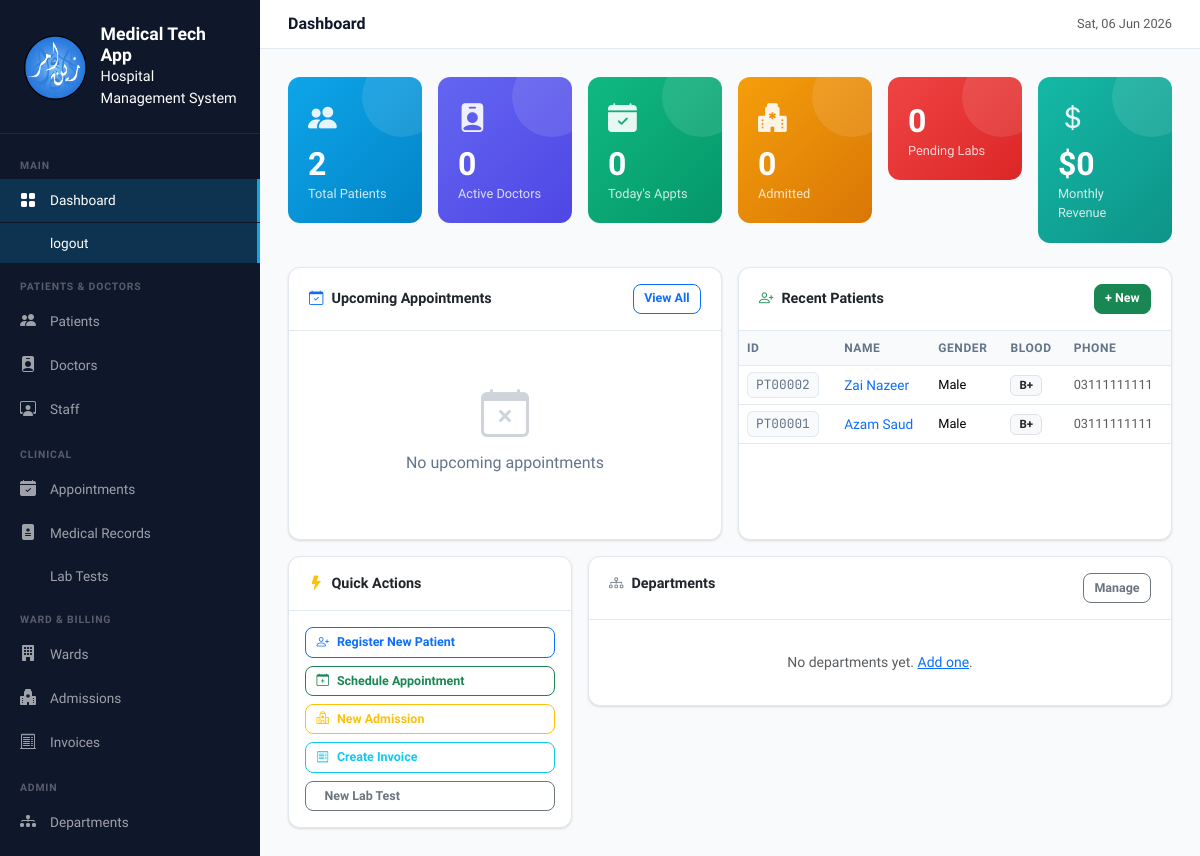
The app's page / (signed in) with its own data.
### hospital/models.py (models this page shows, shortened)
class Patient(models.Model):
    BLOOD_GROUP_CHOICES = [
        ('A+', 'A+'), ('A-', 'A-'), ('B+', 'B+'), ('B-', 'B-'),
        ('AB+', 'AB+'), ('AB-', 'AB-'), ('O+', 'O+'), ('O-', 'O-'),
    ]
    GENDER_CHOICES = [('Male', 'Male'), ('Female', 'Female'), ('Other', 'Other')]
    MARITAL_CHOICES = [('Single', 'Single'), ('Married', 'Married'), ('Divorced', 'Divorced'), ('Widowed', 'Widowed')]
    patient_id = models.CharField(max_length=20, unique=True, blank=True)
    first_name = models.CharField(max_length=100)
    last_name = models.CharField(max_length=100)
    email = models.EmailField(blank=True)
    phone = models.CharField(max_length=20)
    date_of_birth = models.DateField()
    gender = models.CharField(max_length=10, choices=GENDER_CHOICES)
    blood_group = models.CharField(max_length=5, choices=BLOOD_GROUP_CHOICES, blank=True)
    marital_status = models.CharField(max_length=20, choices=MARITAL_CHOICES, blank=True)
    address = models.TextField(blank=True)
    city = models.CharField(max_length=100, blank=True)
    emergency_contact_name = models.CharField(max_length=100, blank=True)
    emergency_contact_phone = models.CharField(max_length=20, blank=True)
    emergency_contact_relation = models.CharField(max_length=50, blank=True)
    allergies = models.TextField(blank=True)
    medical_history = models.TextField(blank=True)
    insurance_provider = models.CharField(max_length=100, blank=True)
    insurance_number = models.CharField(max_length=50, blank=True)
    registered_date = models.DateTimeField(auto_now_add=True)
    is_active = models.BooleanField(default=True)
    @property
    def full_name(self):
        return f"{self.first_name} {self.last_name}"
    class Meta:
        ordering = ['-registered_date']

### hospital/views.py (the view)
# urls.py: path('', views.dashboard, name='dashboard'),
@login_required
def dashboard(request):
    today = date.today()
    stats = {
        'total_patients': Patient.objects.filter(is_active=True).count(),
        'total_doctors': Doctor.objects.filter(is_active=True).count(),
        'total_staff': Staff.objects.filter(is_active=True).count(),
        'today_appointments': Appointment.objects.filter(appointment_date=today).count(),
        'pending_appointments': Appointment.objects.filter(status='Scheduled').count(),
        'admitted_patients': Admission.objects.filter(status='Admitted').count(),
        'pending_invoices': Invoice.objects.filter(status='Pending').count(),
        'pending_labs': LabTest.objects.filter(status='Pending').count(),
        'total_revenue': Invoice.objects.filter(status='Paid').aggregate(Sum('total_amount'))['total_amount__sum'] or 0,
        'monthly_revenue': Invoice.objects.filter(
            status='Paid', invoice_date__month=today.month
        ).aggregate(Sum('total_amount'))['total_amount__sum'] or 0,
    }
    recent_appointments = Appointment.objects.select_related('patient', 'doctor').order_by('-created_at')[:5]
    recent_patients = Patient.objects.order_by('-registered_date')[:5]
    upcoming_appointments = Appointment.objects.filter(
        appointment_date__gte=today, status__in=['Scheduled', 'Confirmed']
    ).select_related('patient', 'doctor').order_by('appointment_date', 'appointment_time')[:5]
    departments = Department.objects.annotate(doctor_count=Count('doctor')).all()
    context = {
        **stats,
        'recent_appointments': recent_appointments,
        'recent_patients': recent_patients,
        'upcoming_appointments': upcoming_appointments,
        'departments': departments,
    }
    return render(request, 'hospital/dashboard.html', context)

### templates/hospital/dashboard.html (shortened to what this page needs)
{% extends 'hospital/base.html' %}
{% block page_title %}Dashboard{% endblock %}
{% block content %}
<div class="row g-3 mb-4">
  <div class="col-6 col-md-4 col-xl-2">
    <div class="stat-card blue">
      <div class="stat-icon"><i class="bi bi-people-fill"></i></div>
      <div class="stat-value">{{ total_patients }}</div>
      <div class="stat-label">Total Patients</div>
    </div>
  </div>
  <div class="col-6 col-md-4 col-xl-2">
    <div class="stat-card purple">
      <div class="stat-icon"><i class="bi bi-person-badge-fill"></i></div>
      <div class="stat-value">{{ total_doctors }}</div>
      <div class="stat-label">Active Doctors</div>
    </div>
  </div>
  <div class="col-6 col-md-4 col-xl-2">
    <div class="stat-card green">
      <div class="stat-icon"><i class="bi bi-calendar-check-fill"></i></div>
      <div class="stat-value">{{ today_appointments }}</div>
      <div class="stat-label">Today's Appts</div>
    </div>
  </div>
  <div class="col-6 col-md-4 col-xl-2">
    <div class="stat-card orange">
      <div class="stat-icon"><i class="bi bi-hospital-fill"></i></div>
      <div class="stat-value">{{ admitted_patients }}</div>
      <div class="stat-label">Admitted</div>
    </div>
  </div>
  <div class="col-6 col-md-4 col-xl-2">
    <div class="stat-card red">
      <div class="stat-value">{{ pending_labs }}</div>
      <div class="stat-label">Pending Labs</div>
    </div>
  </div>
  <div class="col-6 col-md-4 col-xl-2">
    <div class="stat-card teal">
      <div class="stat-icon"><i class="bi bi-currency-dollar"></i></div>
      <div class="stat-value">${{ monthly_revenue|floatformat:0 }}</div>
      <div class="stat-label">Monthly Revenue</div>
    </div>
  </div>
</div>
<div class="row g-3">
  <div class="col-lg-6">
    <div class="card h-100">
      <div class="card-header d-flex justify-content-between align-items-center">
        <span><i class="bi bi-calendar-check text-primary me-2"></i>Upcoming Appointments</span>
        <a href="{% url 'appointment_list' %}" class="btn btn-sm btn-outline-primary">View All</a>
      </div>
      <div class="card-body p-0">
        {% if upcoming_appointments %}
          <div class="table-responsive">
            <table class="table table-hover mb-0">
              <thead>
                <tr><th>Patient</th><th>Doctor</th><th>Date</th><th>Type</th><th>Status</th></tr>
              </thead>
              <tbody>
                {% for apt in upcoming_appointments %}
                <tr>
                  <td><a href="{% url 'patient_detail' apt.patient.pk %}" class="text-decoration-none fw-600">{{ apt.patient.full_name }}</a></td>
                  <td class="text-muted" style="font-size:.8rem;">{{ apt.doctor.full_name }}</td>
                  <td><span class="id-tag">{{ apt.appointment_date }}</span></td>
                  <td style="font-size:.78rem;">{{ apt.appointment_type }}</td>
                  <td><span class="badge badge-{{ apt.status|lower }}">{{ apt.status }}</span></td>
                </tr>
                {% endfor %}
              </tbody>
            </table>
          </div>
        {% else %}
          <div class="empty-state"><i class="bi bi-calendar-x"></i><p>No upcoming appointments</p></div>
        {% endif %}
      </div>
    </div>
  </div>
  <div class="col-lg-6">
    <div class="card h-100">
      <div class="card-header d-flex justify-content-between align-items-center">
        <span><i class="bi bi-person-plus text-success me-2"></i>Recent Patients</span>
        <a href="{% url 'patient_create' %}" class="btn btn-sm btn-success">+ New</a>
      </div>
      <div class="card-body p-0">
        {% if recent_patients %}
          <div class="table-responsive">
            <table class="table table-hover mb-0">
              <thead>
                <tr><th>ID</th><th>Name</th><th>Gender</th><th>Blood</th><th>Phone</th></tr>
              </thead>
              <tbody>
                {% for p in recent_patients %}
                <tr>
                  <td><span class="id-tag">{{ p.patient_id }}</span></td>
                  <td><a href="{% url 'patient_detail' p.pk %}" class="text-decoration-none fw-600">{{ p.full_name }}</a></td>
                  <td style="font-size:.8rem;">{{ p.gender }}</td>
                  <td><span class="badge bg-light text-dark border">{{ p.blood_group }}</span></td>
                  <td style="font-size:.8rem;" class="text-muted">{{ p.phone }}</td>
                </tr>
                {% endfor %}
              </tbody>
            </table>
          </div>
        {% else %}
          <div class="empty-state"><i class="bi bi-people"></i><p>No patients yet</p></div>
        {% endif %}
      </div>
    </div>
  </div>
  <div class="col-lg-4">
    <div class="card">
      <div class="card-header"><i class="bi bi-lightning-fill text-warning me-2"></i>Quick Actions</div>
      <div class="card-body">
        <div class="d-grid gap-2">
          <a href="{% url 'patient_create' %}" class="btn btn-outline-primary btn-sm text-start">
            <i class="bi bi-person-plus me-2"></i>Register New Patient
          </a>
          <a href="{% url 'appointment_create' %}" class="btn btn-outline-success btn-sm text-start">
            <i class="bi bi-calendar-plus me-2"></i>Schedule Appointment
          </a>
          <a href="{% url 'admission_create' %}" class="btn btn-outline-warning btn-sm text-start">
            <i class="bi bi-hospital me-2"></i>New Admission
          </a>
          <a href="{% url 'invoice_create' %}" class="btn btn-outline-info btn-sm text-start">
            <i class="bi bi-receipt me-2"></i>Create Invoice
          </a>
          <a href="{% url 'lab_test_create' %}" class="btn btn-outline-secondary btn-sm text-start">
            New Lab Test
          </a>
        </div>
      </div>
    </div>
  </div>
  <div class="col-lg-8">
    <div class="card">
      <div class="card-header d-flex justify-content-between">
        <span><i class="bi bi-diagram-3 text-secondary me-2"></i>Departments</span>
        <a href="{% url 'department_list' %}" class="btn btn-sm btn-outline-secondary">Manage</a>
      </div>
      <div class="card-body">
        <div class="row g-2">
          {% for dept in departments %}
          <div class="col-6 col-md-4">
            <div class="border rounded-3 p-3" style="background:#f8fafc;">
              <div style="font-size:.875rem;font-weight:700;color:#0f172a;">{{ dept.name }}</div>
              <div style="font-size:.75rem;color:#64748b;">{{ dept.doctor_count }} doctor{{ dept.doctor_count|pluralize }}</div>
              {% if dept.head_doctor %}
                <div style="font-size:.72rem;color:#94a3b8;margin-top:.2rem;">Head: {{ dept.head_doctor }}</div>
              {% endif %}
            </div>
          </div>
          {% empty %}
            <div class="col-12 text-center text-muted py-3" style="font-size:.875rem;">No departments yet. <a href="{% url 'department_create' %}">Add one</a>.</div>
          {% endfor %}
        </div>
      </div>
    </div>
  </div>
</div>
{% endblock %}

### templates/hospital/base.html (style rules this page uses)
:root { --primary: #0ea5e9; --primary-dark: #0284c7; --secondary: #6366f1; --success: #10b981; --warning: #f59e0b; --danger: #ef4444; --sidebar-bg: #0f172a; --sidebar-width: 260px; --text-dark: #0f172a; --text-muted: #64748b; --bg-light: #f8fafc; --border: #e2e8f0; --card-shadow: 0 1px 3px rgba(0,0,0,.08), 0 1px 2px rgba(0,0,0,.06); }
* { box-sizing: border-box; }
body { font-family: 'Plus Jakarta Sans', sans-serif; background: var(--bg-light); color: var(--text-dark); margin: 0; }
.card { border: 1px solid var(--border); border-radius: 12px; box-shadow: var(--card-shadow); background: white; }
.card-header { background: transparent; border-bottom: 1px solid var(--border); padding: 1rem 1.25rem; font-weight: 600; font-size: .9rem; }
.stat-card { border-radius: 12px; padding: 1.25rem; color: white; position: relative; overflow: hidden; }
.stat-card::before { content: ''; position: absolute; top: -20px; right: -20px; width: 80px; height: 80px; background: rgba(255,255,255,.1); border-radius: 50%; }
.stat-card .stat-icon { font-size: 1.8rem; margin-bottom: .5rem; opacity: .9; }
.stat-card .stat-value { font-size: 2rem; font-weight: 800; line-height: 1; }
.stat-card .stat-label { font-size: .8rem; opacity: .8; margin-top: .25rem; }
.stat-card.blue { background: linear-gradient(135deg, #0ea5e9, #0284c7); }
.stat-card.purple { background: linear-gradient(135deg, #6366f1, #4f46e5); }
.stat-card.green { background: linear-gradient(135deg, #10b981, #059669); }
.stat-card.orange { background: linear-gradient(135deg, #f59e0b, #d97706); }
.stat-card.red { background: linear-gradient(135deg, #ef4444, #dc2626); }
.stat-card.teal { background: linear-gradient(135deg, #14b8a6, #0d9488); }
.badge { font-size: .72rem; font-weight: 600; padding: .3em .7em; border-radius: 6px; }
.table { font-size: .85rem; }
.table th { font-weight: 600; font-size: .75rem; text-transform: uppercase; letter-spacing: .05em; color: var(--text-muted); background: #f8fafc; border-color: var(--border); }
.table td { border-color: var(--border); vertical-align: middle; }
.btn { font-size: .85rem; font-weight: 600; border-radius: 8px; padding: .45rem 1rem; }
.btn-sm { font-size: .78rem; padding: .3rem .65rem; }
.id-tag { font-family: 'JetBrains Mono', monospace; font-size: .8rem; background: var(--bg-light); border: 1px solid var(--border); padding: .2rem .5rem; border-radius: 6px; color: var(--text-muted); }
.empty-state { text-align: center; padding: 3rem 1rem; color: var(--text-muted); }
.empty-state i { font-size: 3rem; margin-bottom: 1rem; opacity: .3; }

### records on screen
Patient: patient_id "PT00002", full_name "Zai Nazeer", gender "Male", blood_group "B+", phone "03111111111"
Patient: patient_id "PT00001", full_name "Azam Saud", gender "Male", blood_group "B+", phone "03111111111"

### other values on screen
{{ total_patients }} "2"
{{ total_doctors }} "0"
{{ today_appointments }} "0"
{{ admitted_patients }} "0"
{{ pending_labs }} "0"
{{ monthly_revenue|floatformat:0 }} "0"
